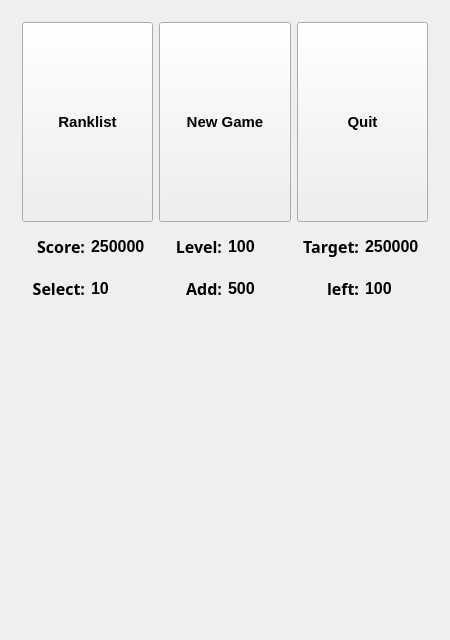
<?xml version="1.0" encoding="UTF-8"?>
<ui version="4.0">
 <class>mainBoard</class>
 <widget class="QWidget" name="mainBoard">
  <property name="geometry">
   <rect>
    <x>0</x>
    <y>0</y>
    <width>450</width>
    <height>640</height>
   </rect>
  </property>
  <property name="windowTitle">
   <string>mainBoard</string>
  </property>
  <property name="styleSheet">
   <string notr="true"/>
  </property>
  <layout class="QVBoxLayout" name="verticalLayout">
   <item>
    <widget class="QWidget" name="widget_Score" native="true">
     <property name="maximumSize">
      <size>
       <width>16777215</width>
       <height>800</height>
      </size>
     </property>
     <layout class="QGridLayout" name="gridLayout_2">
      <item row="2" column="4">
       <widget class="QLabel" name="label_leftLabel">
        <property name="font">
         <font>
          <family>Abyssinica SIL</family>
          <pointsize>12</pointsize>
          <weight>75</weight>
          <bold>true</bold>
         </font>
        </property>
        <property name="text">
         <string>left:</string>
        </property>
        <property name="alignment">
         <set>Qt::AlignRight|Qt::AlignTrailing|Qt::AlignVCenter</set>
        </property>
       </widget>
      </item>
      <item row="1" column="3">
       <widget class="QLabel" name="label_levelText">
        <property name="font">
         <font>
          <pointsize>12</pointsize>
          <weight>75</weight>
          <bold>true</bold>
         </font>
        </property>
        <property name="text">
         <string>100</string>
        </property>
       </widget>
      </item>
      <item row="1" column="5">
       <widget class="QLabel" name="label_targetText">
        <property name="font">
         <font>
          <pointsize>12</pointsize>
          <weight>75</weight>
          <bold>true</bold>
         </font>
        </property>
        <property name="text">
         <string>250000</string>
        </property>
       </widget>
      </item>
      <item row="1" column="0">
       <widget class="QLabel" name="label_scoreLabel">
        <property name="font">
         <font>
          <family>Abyssinica SIL</family>
          <pointsize>12</pointsize>
          <weight>75</weight>
          <bold>true</bold>
         </font>
        </property>
        <property name="text">
         <string>Score:</string>
        </property>
        <property name="alignment">
         <set>Qt::AlignRight|Qt::AlignTrailing|Qt::AlignVCenter</set>
        </property>
       </widget>
      </item>
      <item row="1" column="4">
       <widget class="QLabel" name="label_targetLabel">
        <property name="font">
         <font>
          <family>Abyssinica SIL</family>
          <pointsize>12</pointsize>
          <weight>75</weight>
          <bold>true</bold>
         </font>
        </property>
        <property name="text">
         <string>Target:</string>
        </property>
        <property name="alignment">
         <set>Qt::AlignRight|Qt::AlignTrailing|Qt::AlignVCenter</set>
        </property>
       </widget>
      </item>
      <item row="1" column="1">
       <widget class="QLabel" name="label_scoreText">
        <property name="font">
         <font>
          <pointsize>12</pointsize>
          <weight>75</weight>
          <bold>true</bold>
         </font>
        </property>
        <property name="text">
         <string>250000</string>
        </property>
       </widget>
      </item>
      <item row="1" column="2">
       <widget class="QLabel" name="label_levelLabel">
        <property name="font">
         <font>
          <family>Abyssinica SIL</family>
          <pointsize>12</pointsize>
          <weight>75</weight>
          <bold>true</bold>
         </font>
        </property>
        <property name="text">
         <string>Level:</string>
        </property>
        <property name="alignment">
         <set>Qt::AlignRight|Qt::AlignTrailing|Qt::AlignVCenter</set>
        </property>
       </widget>
      </item>
      <item row="2" column="0">
       <widget class="QLabel" name="label_selectLabel">
        <property name="font">
         <font>
          <family>Abyssinica SIL</family>
          <pointsize>12</pointsize>
          <weight>75</weight>
          <bold>true</bold>
         </font>
        </property>
        <property name="text">
         <string>Select:</string>
        </property>
        <property name="alignment">
         <set>Qt::AlignRight|Qt::AlignTrailing|Qt::AlignVCenter</set>
        </property>
       </widget>
      </item>
      <item row="2" column="1">
       <widget class="QLabel" name="label_selectText">
        <property name="font">
         <font>
          <pointsize>12</pointsize>
          <weight>75</weight>
          <bold>true</bold>
         </font>
        </property>
        <property name="text">
         <string>10</string>
        </property>
       </widget>
      </item>
      <item row="2" column="2">
       <widget class="QLabel" name="label_selectScoreLabel">
        <property name="font">
         <font>
          <family>Abyssinica SIL</family>
          <pointsize>12</pointsize>
          <weight>75</weight>
          <bold>true</bold>
         </font>
        </property>
        <property name="text">
         <string>Add:</string>
        </property>
        <property name="alignment">
         <set>Qt::AlignRight|Qt::AlignTrailing|Qt::AlignVCenter</set>
        </property>
       </widget>
      </item>
      <item row="2" column="3">
       <widget class="QLabel" name="label_selectScoreText">
        <property name="font">
         <font>
          <pointsize>12</pointsize>
          <weight>75</weight>
          <bold>true</bold>
         </font>
        </property>
        <property name="text">
         <string>500</string>
        </property>
       </widget>
      </item>
      <item row="2" column="5">
       <widget class="QLabel" name="label_leftText">
        <property name="font">
         <font>
          <pointsize>12</pointsize>
          <weight>75</weight>
          <bold>true</bold>
         </font>
        </property>
        <property name="text">
         <string>100</string>
        </property>
       </widget>
      </item>
      <item row="0" column="0" colspan="2">
       <widget class="QPushButton" name="pushButton">
        <property name="minimumSize">
         <size>
          <width>80</width>
          <height>200</height>
         </size>
        </property>
        <property name="font">
         <font>
          <pointsize>11</pointsize>
          <weight>75</weight>
          <bold>true</bold>
         </font>
        </property>
        <property name="styleSheet">
         <string notr="true"/>
        </property>
        <property name="text">
         <string>Ranklist</string>
        </property>
       </widget>
      </item>
      <item row="0" column="2" colspan="2">
       <widget class="QPushButton" name="startButton">
        <property name="minimumSize">
         <size>
          <width>80</width>
          <height>200</height>
         </size>
        </property>
        <property name="font">
         <font>
          <pointsize>11</pointsize>
          <weight>75</weight>
          <bold>true</bold>
         </font>
        </property>
        <property name="styleSheet">
         <string notr="true"/>
        </property>
        <property name="text">
         <string>New Game</string>
        </property>
       </widget>
      </item>
      <item row="0" column="4" colspan="2">
       <widget class="QPushButton" name="quitButton">
        <property name="minimumSize">
         <size>
          <width>80</width>
          <height>200</height>
         </size>
        </property>
        <property name="font">
         <font>
          <pointsize>11</pointsize>
          <weight>75</weight>
          <bold>true</bold>
         </font>
        </property>
        <property name="styleSheet">
         <string notr="true"/>
        </property>
        <property name="text">
         <string>Quit</string>
        </property>
       </widget>
      </item>
     </layout>
    </widget>
   </item>
   <item>
    <widget class="QWidget" name="widget" native="true">
     <property name="minimumSize">
      <size>
       <width>40</width>
       <height>40</height>
      </size>
     </property>
    </widget>
   </item>
  </layout>
 </widget>
 <layoutdefault spacing="6" margin="11"/>
 <resources/>
 <connections/>
</ui>
